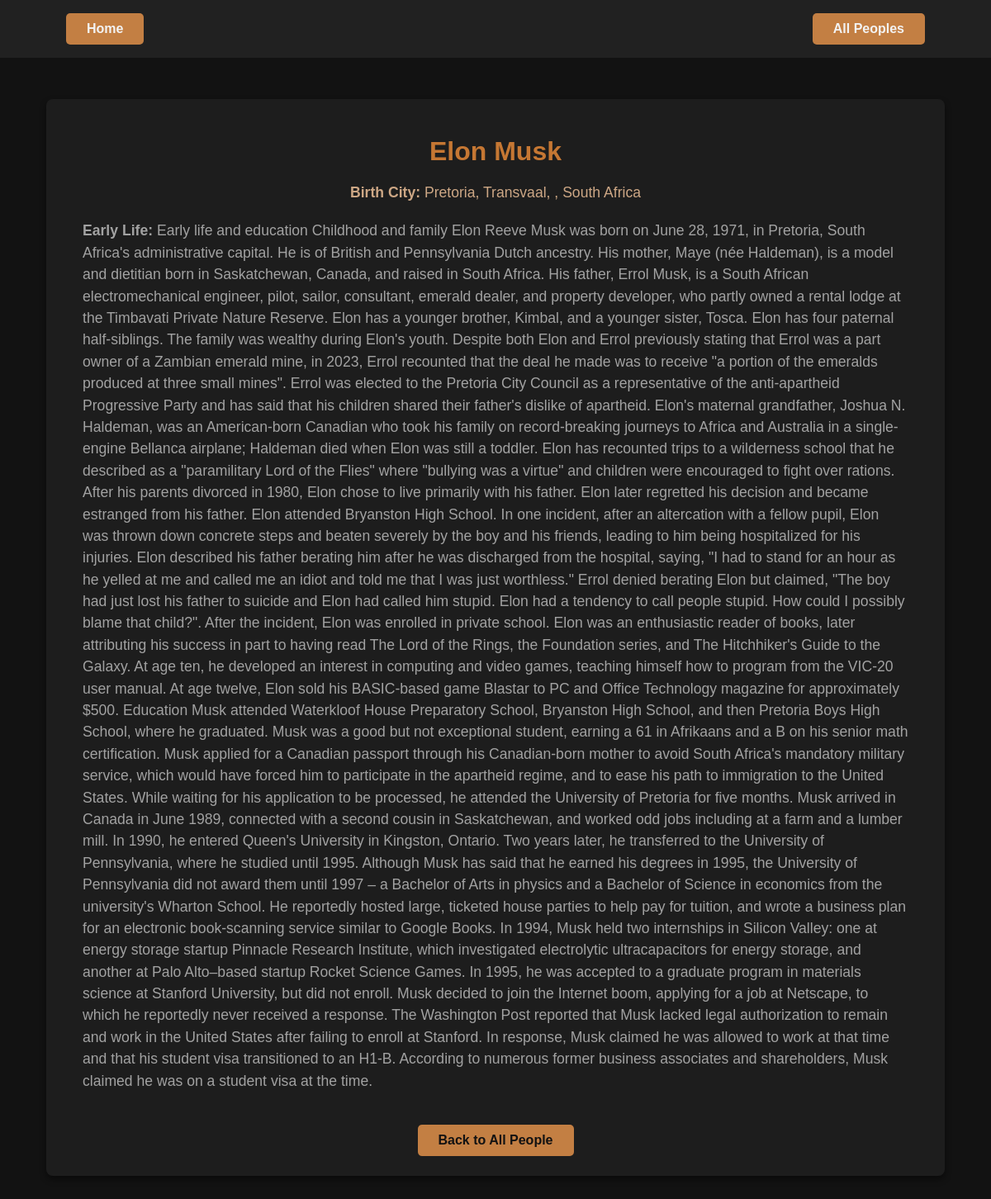
Page /person/11 on the committed database.
### models/models.py (models this page shows, shortened)
class Person(db.Model):
    id = db.Column(db.Integer, primary_key=True)
    first_name = db.Column(db.String(100), nullable=False)
    last_name = db.Column(db.String(100), nullable=True)  # Nullable to handle single names
    birth_city = db.Column(db.String(100))
    early_life = db.Column(db.String(250))

### app.py (the view)
@app.route('/person/<int:id>')
def person_details(id):
    person = Person.query.get_or_404(id)
    if person.early_life and "early life" in person.early_life.lower():
        person.early_life = person.early_life.replace("Early Life", "").strip().lstrip(":")
    return render_template('details.html', person=person)

### templates/details.html (shortened to what this page needs)
{% extends 'base.html' %}
{% block content %}
<div class="details-container container">
  <h1>{{ person.first_name }} {{ person.last_name }}</h1>
  <p class="birth_city"><strong>Birth City:</strong> {{ person.birth_city or 'Information Not Found' }}</p>
  <p><strong>Early Life:</strong> {{ person.early_life }}</p>
  <a href="{{ url_for('all_people') }}">Back to All People</a>
</div>
{% endblock %}

### static/css/style.css (style rules this page uses)
body { font-family: Arial, sans-serif; margin: 0; padding: 0; opacity: 0.95; background-color: #121212; color: #e0e0e0; }
h1 { text-transform: capitalize; font-size: 2em; margin-bottom: 14px; text-align: center; font-family: Arial, Helvetica, sans-serif; color: #cf7d35; }
a { display: inline-block; max-width: fit-content; margin-top: 20px; padding: 10px 25px; background-color: #cd8546; color: #121212; text-decoration: none; border-radius: 5px; text-align: center; font-weight: bold; text-decoration: none; transition: background-color 0.3s; }
p { text-align: left; font-size: 1.1em; margin-bottom: 20px; color: #aaaaaa; line-height: 1.5; }
.container { position: relative; max-width: 1000px; margin: 50px auto; padding: 20px; background: #1e1e1e; box-shadow: 0 4px 8px rgba(0, 0, 0, 0.5); border-radius: 8px; text-align: center; }
.birth_city { color: #d8b08c; text-align: center; }
.details-container { padding: 24px 44px; }

### rows in the picture
Person: first_name "Elon", last_name "Musk", birth_city "Pretoria, Transvaal, , South Africa", early_life "Early life and education Childhood and family Elon Reeve Musk was born on June 28, 1971, in Pretoria, South Africa's administrative capital. He is of British and Pennsylvania Dutch ancestry. His mother, Maye (née Haldeman), is a model and dietitian born in Saskatchewan, Canada, and raised in South Africa. His father, Errol Musk, is a South African electromechanical engineer, pilot, sailor, consultant, emerald dealer, and property developer, who partly owned a rental lodge at the Timbavati Private Nature Reserve. Elon has a younger brother, Kimbal, and a younger sister, Tosca. Elon has four paternal half-siblings. The family was wealthy during Elon's youth. Despite both Elon and Errol…"
